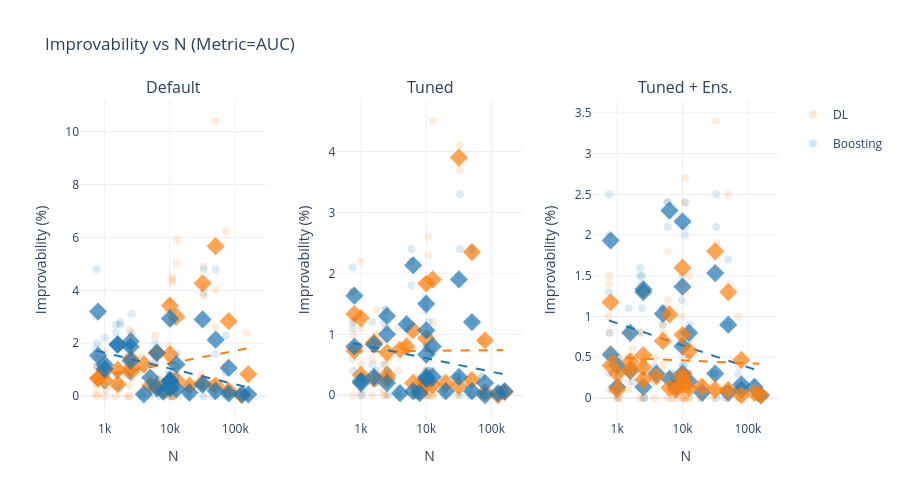
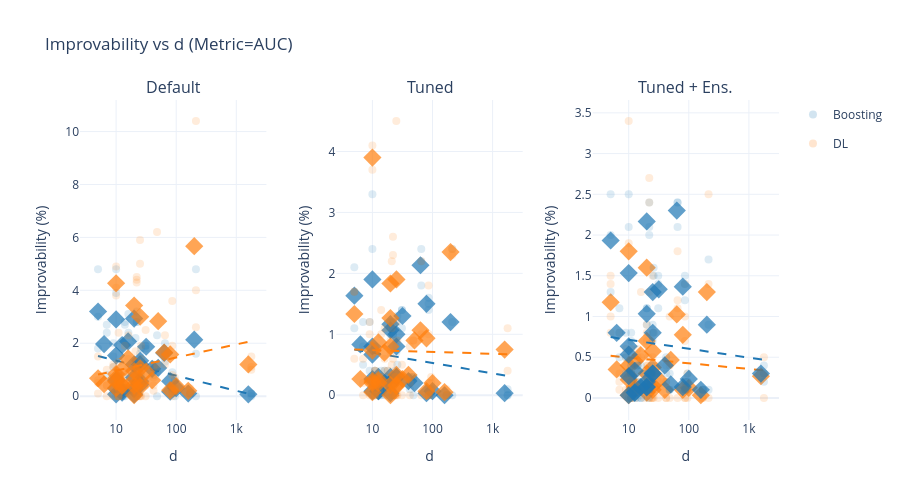
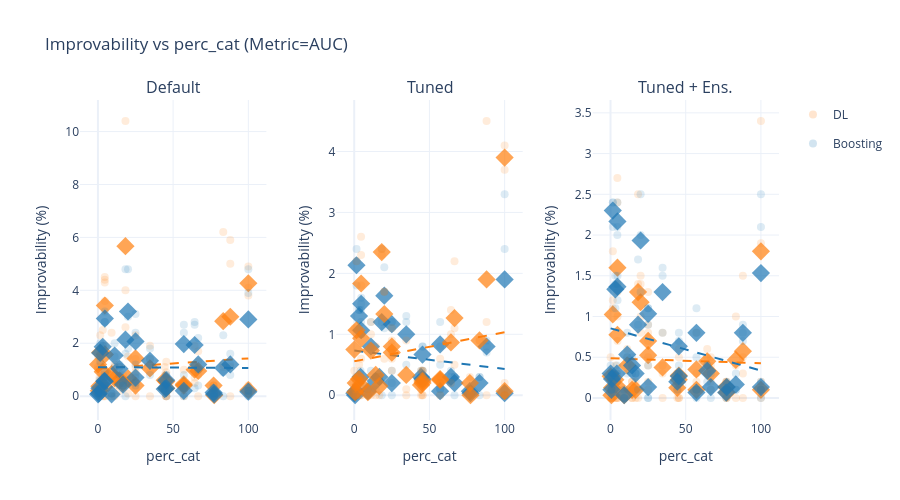
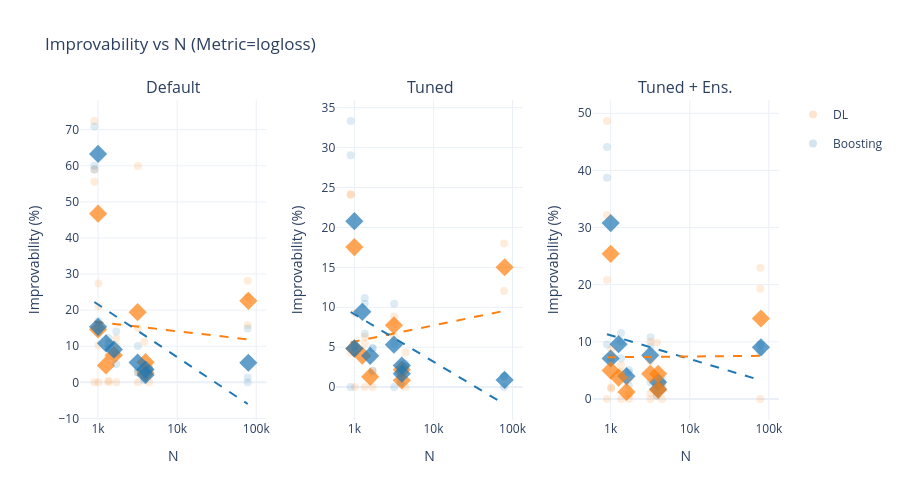

Notebook code for these charts, in order:
### Code cell
df_unpivot = (
    df_plot
    .unpivot(
        index=[col for col in df_plot.columns if col not in ['N', 'perc_cat', 'd']],
        on=['N', 'perc_cat', 'd'],
        variable_name='feature',
        value_name='feature_val'
    )
)

df_binned = (
    df_unpivot
    .with_columns(
        pl.when(pl.col('feature') == 'N')
        .then(pl.col('feature_val').log10().round(1))
        .when(pl.col('feature') == 'd')
        .then(pl.col('feature_val').log10().round(1))
        .otherwise(pl.col('feature_val').round(1))
        .alias('binned_val')
    )
    .group_by(['feature', 'binned_val', 'Model Group', 'Metric', 'Setting', 'Name'])
    .agg(pl.col('improvability').mean().alias('avg_improvability'))
)

facet_order = sorted(df_plot['Setting'].unique())
metric_order = ['AUC', 'logloss', 'rmse']

model_group_colors = {
    'Boosting': '#1f77b4',
    'DL': '#ff7f0e'
}

for metric_val in metric_order:
    if metric_val not in df_unpivot['Metric'].unique():
        continue

    df_metric = df_unpivot.filter(pl.col('Metric') == metric_val)
    df_binned_metric = df_binned.filter(pl.col('Metric') == metric_val)

    facet_settings = [s for s in facet_order if s in df_metric['Setting'].unique()]
    n_settings = len(facet_settings)

    for feature in ['N', 'd', 'perc_cat']:
        fig = make_subplots(
            rows=1,
            cols=n_settings,
            subplot_titles=facet_settings,
            horizontal_spacing=0.1
        )

        for i, setting in enumerate(facet_settings, 1):
            df_feature = (
                df_metric
                .filter(
                    (pl.col('Setting') == setting) &
                    (pl.col('feature') == feature)
                )
            )
            df_binned_feature = (
                df_binned_metric
                .filter(
                    (pl.col('Setting') == setting) &
                    (pl.col('feature') == feature)
                )
            )

            log_x = feature != 'perc_cat'

            model_groups = df_feature['Model Group'].unique()

            for model_group in model_groups:
            
                color = model_group_colors.get(model_group, '#888888')
            
                df_group = (
                    df_feature
                    .filter(pl.col('Model Group') == model_group)
                )
            
                df_binned_group = (
                    df_binned_feature
                    .filter(pl.col('Model Group') == model_group)
                    .sort('binned_val')
                )
            
                fig.add_trace(
                    go.Scatter(
                        x=df_group['feature_val'],
                        y=df_group['improvability'],
                        mode='markers',
                        name=model_group,
                        marker=dict(
                            size=8,
                            opacity=0.15,
                            color=color
                        ),
                        customdata=df_group[['Name', 'Model', 'Setting']].to_numpy().tolist(),
                        hovertemplate=(
                            '<b>%{customdata[0]}</b><br>'
                            'Model: %{customdata[1]}<br>'
                            'Setting: %{customdata[2]}<br>'
                            f'{feature}: ' + '%{x}<br>'
                            'Improvability: %{y:.1f}%<br>'
                            '<extra></extra>'
                        ),
                        showlegend=(i == 1),
                        legendgroup=model_group
                    ),
                    row=1,
                    col=i
                )
            
                customdata_avg = [
                    [
                        name,
                        binned_val,
                        df_feature.filter(pl.col('Name') == name)['feature_val'][0],
                        avg_improvability
                    ]
                    for name, binned_val, avg_improvability in zip(
                        df_binned_group['Name'],
                        df_binned_group['binned_val'],
                        df_binned_group['avg_improvability']
                    )
                ]
                
                fig.add_trace(
                    go.Scatter(
                        x=10 ** df_binned_group['binned_val'] if log_x else df_binned_group['binned_val'],
                        y=df_binned_group['avg_improvability'],
                        mode='markers',
                        name=None,
                        marker=dict(
                            size=14,
                            opacity=0.7,
                            symbol='diamond',
                            color=color
                        ),
                        customdata=customdata_avg,
                        hovertemplate=(
                            '<b>%{customdata[0]}</b><br>'
                            + feature + ': %{customdata[2]}<br>'
                            # + feature + ' (binned): %{customdata[1]}<br>'
                            'Avg Improvability: %{customdata[3]:.1f}%<br>'
                            '<extra></extra>'
                        ),
                        showlegend=False,
                        legendgroup=model_group
                    ),
                    row=1,
                    col=i
                )

                x_vals = df_group['feature_val'].to_numpy()
                y_vals = df_group['improvability'].to_numpy()
                # Remove NaNs and, for log_x, non-positive values
                mask = ~np.isnan(x_vals) & ~np.isnan(y_vals)
                if log_x:
                    mask = mask & (x_vals > 0)
                x_vals = x_vals[mask]
                y_vals = y_vals[mask]

                if len(x_vals) > 1:
                    if log_x:
                        x_log = np.log10(x_vals)
                        coeffs = np.polyfit(x_log, y_vals, 1)
                        x_range = np.linspace(x_vals.min(), x_vals.max(), 100)
                        y_fit = coeffs[0] * np.log10(x_range) + coeffs[1]
                    else:
                        coeffs = np.polyfit(x_vals, y_vals, 1)
                        x_range = np.linspace(x_vals.min(), x_vals.max(), 100)
                        y_fit = coeffs[0] * x_range + coeffs[1]
                    
                    fig.add_trace(
                        go.Scatter(
                            x=x_range,
                            y=y_fit,
                            mode='lines',
                            line=dict(
                                color=color,
                                width=2,
                                dash='dash'
                            ),
                            showlegend=False,
                            legendgroup=model_group,
                            hoverinfo='skip'
                        ),
                        row=1,
                        col=i
                    )

            if feature == 'N':
                tickvals = [1e2, 1e3, 1e4, 1e5, 1e6]
                ticktext = ['100', '1k', '10k', '100k', '1M']
            elif feature == 'd':
                tickvals = [1, 10, 100, 1000]
                ticktext = ['1', '10', '100', '1k']
            else:
                tickvals = None
                ticktext = None
            fig.update_xaxes(
                title_text=feature,
                tickvals=tickvals,
                ticktext=ticktext,
                type='log' if log_x else 'linear',
                row=1,
                col=i
            )

            fig.update_yaxes(title_text='Improvability (%)', row=1, col=i, range=[0, None],)

        fig.update_layout(
            title_text=f'Improvability vs {feature} (Metric={metric_val})',
            height=500,
            template='plotly_white',
            hovermode='closest'
        )

        fig.show()
